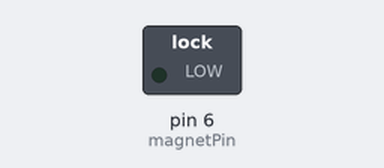
This sketch was run on a simulated Arduino Uno, built with avr-gcc and run on an emulated ATmega328P. On the bench: switched loads named in the sketch (green lamp = pin HIGH). What the sketch prints to the serial monitor is not drawn.

Above: at 4.0 s.
At 12.0 s:
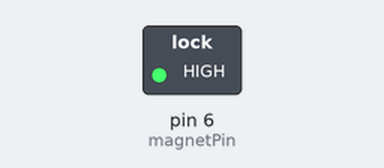
Timing chart, 0 to 22.1 s (numbered marks = the images above):
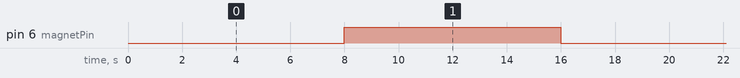

Measured:
- by itself, pin 6 (magnetPin): alternates HIGH for 8.0 s and LOW for 9.0 s

The sketch:

Robotic_Arm_Electromagnet_Program.ino
```cpp
#include "xArmServoController.h"
#include <stdarg.h>
#include <Arduino.h>
//#include <Wire.h>
#define txPin 1
#define rxPin 2
//delay time in milliseconds
unsigned int delayTime = 1000;
//time passed in milliseconds to robotic arm position function to complete movement
unsigned int timer = 3000;
//declaration of class instance for xArm
xArmServoController myArm = xArmServoController(xArm, Serial);
//declaring digital pin 6 for the electromagnet
int magnetPin = 6;


void setup()
{

 //setting up digital pin for 5V output to energize the electromagnet
 pinMode(magnetPin, OUTPUT);
 //setting up serial communication
 Serial.begin(9600);

}

void loop()
{

//defining parameters for robotic arm default position
xArmServo defaultPosition[] ={
                     {2,345},
                     {3,500},
                     {4,500},
                     {5,500},
                     {6,500}
                     };
//passing parameters for robotic arm default position
myArm.setPosition(defaultPosition, 4, timer, true);
//delay 1s
delay(delayTime);


//defining parameters for robotic arm position
xArmServo position1[] ={
                        {2,360},
                        {3,196},
                        {4,95},
                        {5,766},
                        {6,395}
                        };
//set robotic arm to parameters in position1 over 3s
myArm.setPosition(position1, 4, timer, true);
//delay 1s
delay(delayTime);
//set magnetPin to 5V to turn on the electromagnet
digitalWrite(magnetPin,HIGH);
//delay 1s
delay(delayTime);
//passing parameters for robotic arm default position
myArm.setPosition(defaultPosition, 4, timer, true);
//delay 1s
delay(delayTime);
//set robotic arm to parameters in position1 over 3s
myArm.setPosition(position1, 4, timer, true);
//set magnetPin to 0V to turn off the electromagnet
digitalWrite(magnetPin,LOW);
//delay 1s
delay(delayTime);
//Go back to top of loop and repeat


}
```

xArmServoController.cpp
```cpp
/*
  xArmServoController.cpp - Library for controlling xArm servos.
  Version 1.0.0
  Created by Chris Courson, July 9, 2020.
  Released into the public domain.
*/

#include "xArmServoController.h"

xArmServoController::xArmServoController(xArmMode mode, Stream &serial_port) : serial_port(serial_port) {
  xMode = mode;
}

/*** Send, Recv and checkServoLimits ***/

void xArmServoController::send(int cmd, int len = 0)
{
  serial_port.flush();
  serial_port.write(SIGNATURE);
  serial_port.write(SIGNATURE);
  serial_port.write(len + 2);
  serial_port.write(cmd);
  if (len > 0) {
    serial_port.write(_buffer, len);
  }
}

int xArmServoController::recv(int cmd)
{
  if (-1 != serial_port.readBytes(_buffer, 4)) {
    if (_buffer[0] == SIGNATURE && _buffer[1] == SIGNATURE && _buffer[3] == cmd) {
      int len = _buffer[2] - 2;
      return serial_port.readBytes(_buffer, len);
    }
  }
  return -1;
}

unsigned xArmServoController::clamp(unsigned v, unsigned lo, unsigned hi) {
    return (v < lo) ? lo : (hi < v) ? hi : v;
}

unsigned xArmServoController::clampServoLimits(int servo, unsigned value) {
  switch (xMode)
  {
    case xArm:
      return clamp(value, 0, 1000);
    case LeArm:
      if(servo == 1) {
        return clamp(value, 1500, 2500);
      } else {
        return clamp(value, 500, 2500);
      }
    default:
      return value;
  }
}

/*** SetPosition ***/

void xArmServoController::setPosition(int servo_id, unsigned position, unsigned duration = 1000, bool wait = false)
{
  position = clampServoLimits(servo_id, position);
  _buffer[0] = 1;
  _buffer[1] = lowByte(duration);
  _buffer[2] = highByte(duration);
  _buffer[3] = servo_id;
  _buffer[4] = lowByte(position);
  _buffer[5] = highByte(position);
  send(CMD_SERVO_MOVE, 6);
  if (wait) {
    delay(duration);
  }
}

void xArmServoController::setPosition(xArmServo servo, unsigned duration = 1000, bool wait = false)
{
  setPosition(servo.servo_id, servo.position, duration, wait);
}

void xArmServoController::setPosition(xArmServo servos[], int count, unsigned duration = 1000, bool wait = false)
{
  int len = count * 3 + 3;
  _buffer[0] = count;
  _buffer[1] = lowByte(duration);
  _buffer[2] = highByte(duration);
  for (int i = 3, j = 0; j < count; i += 3, j++) {
    _buffer[i] = servos[j].servo_id;
    _buffer[i + 1] = lowByte(servos[j].position);
    _buffer[i + 2] = highByte(servos[j].position);
  }
  send(CMD_SERVO_MOVE, len);
  if (wait) {
    delay(duration);
  }
}

/*** GetPosition ***/

int xArmServoController::getPosition(int servo_id)
{
  _buffer[0] = 1;
  _buffer[1] = servo_id;
  send(CMD_GET_SERVO_POSITION, 2);
  if (-1 != recv(CMD_GET_SERVO_POSITION)) {
    return _buffer[3] * 256 + _buffer[2];
  }
  return -1;
}

int xArmServoController::getPosition(xArmServo &servo)
{
  int pos = getPosition(servo.servo_id);
  servo.position = pos;
  return pos;
}

bool xArmServoController::getPosition(xArmServo servos[], int count)
{
  _buffer[0] = count;
  for (int i = 1, j = 0; j < count; i++, j++) {
    _buffer[i] = servos[j].servo_id;
  }
  send(CMD_GET_SERVO_POSITION, count + 1);
  // servo positions returned are in the same order sent.
  if (-1 != recv(CMD_GET_SERVO_POSITION)) {
    for (int i = 2, j = 0; j < count; i += 3, j++) {
      servos[j].position = _buffer[i + 1] * 256 + _buffer[i];
    }
    return true;
  }
  return false;
}

/*** Off ***/

void xArmServoController::servoOff(int servo_id)
{
  _buffer[0] = 1;
  _buffer[1] = servo_id;
  send(CMD_SERVO_STOP, 2);
}

void xArmServoController::servoOff(int num, int servo_id, ...)
{
  _buffer[0] = num;
  _buffer[1] = servo_id;
  if (num > 1) {
    va_list args;
    va_start(args, servo_id);
    for (int i = 2; i <= num; i++) {
      _buffer[i] = (byte)va_arg(args, int);
    }
    va_end(args);
  }
  send(CMD_SERVO_STOP, num + 1);
}

void xArmServoController::servoOff(xArmServo servo)
{
  servoOff(servo.servo_id);
}

void xArmServoController::servoOff(xArmServo servos[], int count)
{
  _buffer[0] = count;
  for (int i = 1, j = 0; j < count; i++, j++) {
    _buffer[i] = servos[j].servo_id;
  }
  send(CMD_SERVO_STOP, count + 1);
}

void xArmServoController::servoOff()
{
  _buffer[0] = 6;
  _buffer[1] = 1;
  _buffer[2] = 2;
  _buffer[3] = 3;
  _buffer[4] = 4;
  _buffer[5] = 5;
  _buffer[6] = 6;
  send(CMD_SERVO_STOP, 7);
}

/*** Action Group ***/

  void xArmServoController::actionRun(int group, unsigned times = 1) {
    _buffer[0] = group;
    _buffer[1] = lowByte(times);
    _buffer[2] = highByte(times);
    send(CMD_ACTION_GROUP_RUN, 3);
    actionRunning = true;
  }

  void xArmServoController::actionStop() {
    send(CMD_ACTION_GROUP_STOP, 0);
  }

  void xArmServoController::actionSpeed(int group, unsigned percent) {
    _buffer[0] = group;
    _buffer[1] = lowByte(percent);
    _buffer[2] = highByte(percent);
    bool _actionRunning = actionRunning;
    send(CMD_ACTION_GROUP_SPEED, 3);
    actionRunning = _actionRunning;
  }

  bool xArmServoController::actionIsRunning() {
    return actionRunning;
  }

  bool xArmServoController::serialEvent() {
    if (actionRunning) {
      if (-1 != serial_port.readBytes(_buffer, 4)) {
        if (_buffer[0] == SIGNATURE && _buffer[1] == SIGNATURE) {
          switch (_buffer[3])
          {
          case CMD_ACTION_GROUP_STOP:
          case CMD_ACTION_GROUP_END:
            actionRunning = false;
            return true;
          default:
            break;
          }
        }
      }
    }
    return false;
  }

/*** GetBatteryVoltage ***/

int xArmServoController::getBatteryVoltage()
{
  send(CMD_GET_BATTERY_VOLTAGE);
  if (-1 != recv(CMD_GET_BATTERY_VOLTAGE)) {
    return _buffer[1] * 256 + _buffer[0];
  }
  return -1;
}

void xArmServoController::beep() {
  serial_port.write((byte)CMD_BEEP);
}
```

xArmServoController.h
```cpp
/*
  xArmServoController.h - Library for controlling xArm servos.
  Version 1.0.0
  Created by Chris Courson, July 9, 2020.
  Released into the public domain.
*/
#include <stdarg.h>
#include <Arduino.h>
#pragma once
#ifndef XARMSERVOCONTROLLER_H
#define XARMSERVOCONTROLLER_H


#define SIGNATURE               0x55
#define CMD_BEEP                0x00
#define CMD_SERVO_MOVE          0x03
#define CMD_ACTION_GROUP_RUN    0x06
#define CMD_ACTION_GROUP_STOP   0x07
#define CMD_ACTION_GROUP_END    0x08
#define CMD_ACTION_GROUP_SPEED  0x0B
#define CMD_GET_BATTERY_VOLTAGE 0x0f
#define CMD_SERVO_STOP          0x14
#define CMD_GET_SERVO_POSITION  0x15

enum xArmMode : int {xArm, LeArm};

struct xArmServo {
    int servo_id;
    unsigned position;
};

class xArmServoController {
  public:
    xArmServoController(xArmMode mode, Stream &serial_port);

    void setPosition(int servo_id, unsigned position, unsigned duration = 1000, bool wait = false);
    void setPosition(xArmServo servo, unsigned duration = 1000, bool wait = false);
    void setPosition(xArmServo servos[], int count, unsigned duration = 1000, bool wait = false);

    int getPosition(int servo_id);
    int getPosition(xArmServo &servo);
    bool getPosition(xArmServo servos[], int count);

    void servoOff(int servo_id);
    void servoOff(int num, int servo_id, ...);
    void servoOff(xArmServo servo);
    void servoOff(xArmServo servos[], int count);
    void servoOff();

    void actionRun(int group, unsigned times = 1);
    void actionStop();
    void actionSpeed(int group, unsigned percent);
    bool actionIsRunning();
    bool serialEvent();

    int getBatteryVoltage();

    void beep();

  protected:
    Stream &serial_port;

  private:
    byte _buffer[32];
    xArmMode xMode;

    bool actionRunning;

    unsigned clamp(unsigned v, unsigned lo, unsigned hi);
    unsigned clampServoLimits(int servo, unsigned value);
    void send(int cmd, int len);
    int recv(int cmd);
};

#endif
```
